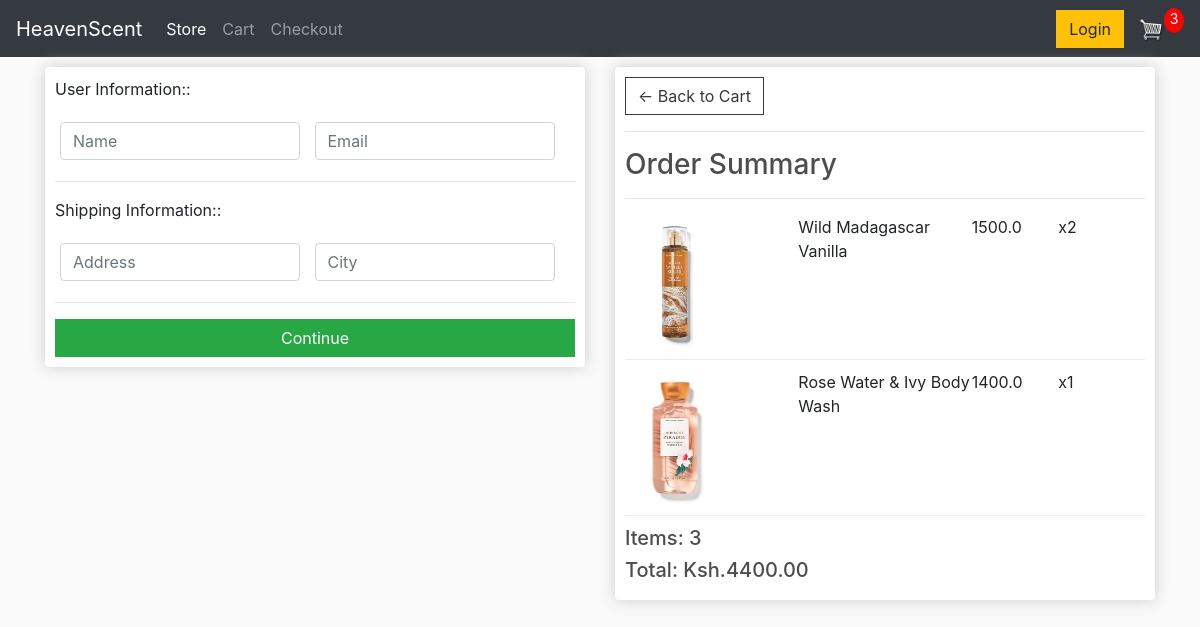
/checkout/ (signed in), run on an earlier commit of the app's database.
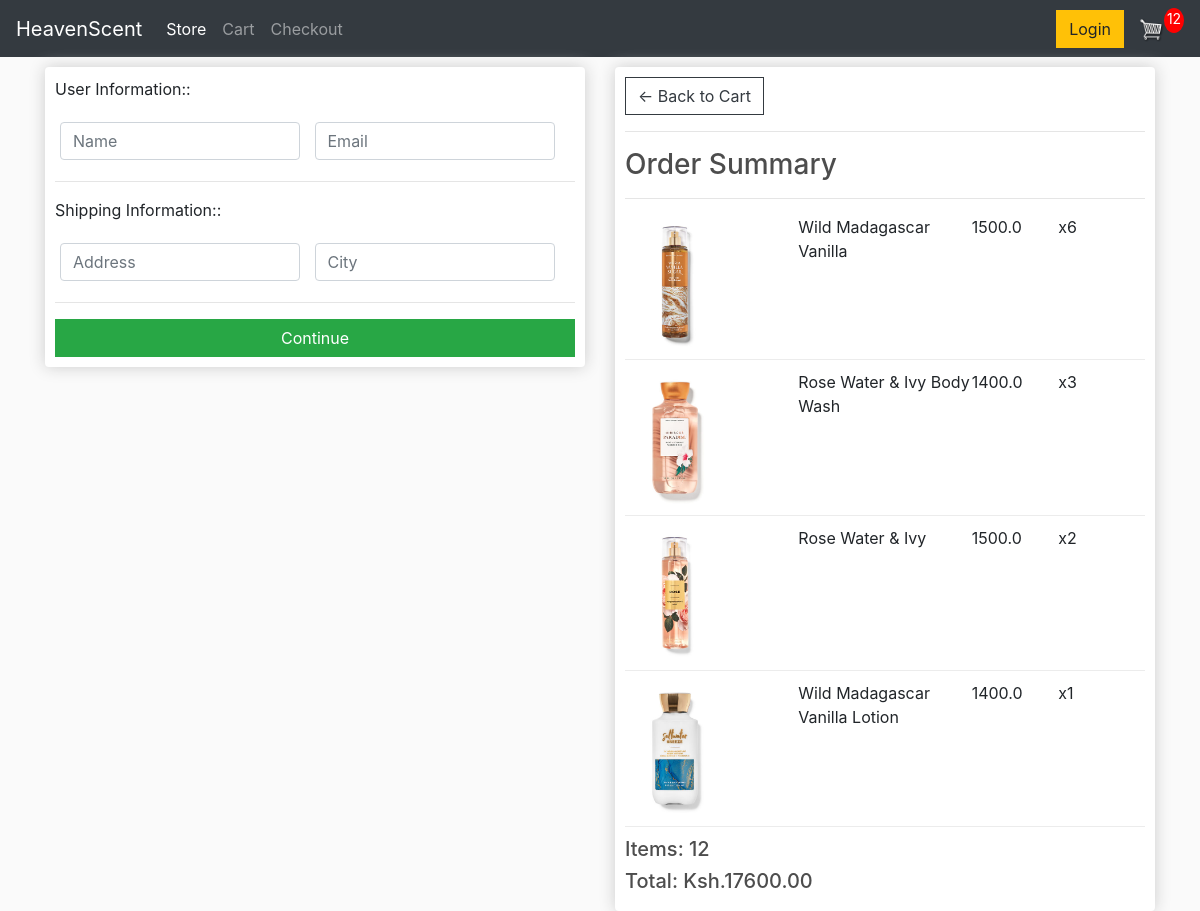
And on a later commit of the database.
### store/models.py (models this page shows, shortened)
class Order(models.Model):
    customer = models.ForeignKey(Customer, on_delete=models.SET_NULL, null=True, blank=True)
    date_ordered = models.DateTimeField(auto_now_add=True)
    complete = models.BooleanField(default=False, null=True, blank=False)#Checks if customer wants to checkout or not
    transaction_id = models.CharField(max_length=200, null=True)
    @property
    def get_cart_total(self):
        orderitems = self.orderitem_set.all()
        total = sum([item.get_total for item in orderitems])
        return total
    def get_cart_items(self):
        orderitems = self.orderitem_set.all()
        total = sum([item.quantity for item in orderitems])
        return total

class OrderItem(models.Model):
    product = models.ForeignKey(Product, on_delete=models.SET_NULL, null=True)
    order = models.ForeignKey(Order, on_delete=models.SET_NULL, null=True)
    quantity = models.IntegerField(default=0, null=True, blank=True)
    date_added = models.DateTimeField(auto_now_add=True)
    @property
    def get_total(self):
        total = self.product.price * self.quantity
        return total

class Product(models.Model):
    name = models.CharField(max_length=200, null=True)
    price = models.FloatField()
    digital = models.BooleanField(default=False, null=True, blank=False)
    image = models.ImageField(null=True, blank=True)
    @property
    def imageURL(self):
        try:
            url = self.image.url
        except:
            url = ''
        return url

### store/views.py (the view)
# urls.py: path('checkout/', views.checkout, name="checkout"),
def checkout(request):
    if request.user.is_authenticated:
        customer = request.user.customer
        order, created = Order.objects.get_or_create(customer=customer, complete=False)
        items = order.orderitem_set.all()
        cartItems = order.get_cart_items
    else:
        items = []
        order = {'get_cart_total':0, 'get_cart_items':0}
        cartItems = order['get_cart_items']
    context = {'items': items, 'order': order, 'cartItems': cartItems}
    return render(request, 'store/checkout.html', context)

### store/templates/store/checkout.html (shortened to what this page needs)
{% extends 'store/main.html' %} {% load static %} {% block content %}
<div class="row">
    <div class="col-lg-6">
        <div class="box-element" id="form-wrapper">
            <form id="form">
                <div id="user-info">
                    <p>User Information::</p>
                    <div class="form-field">
                        <input required class="form-control" type="text" name="name" placeholder="Name">
                    </div>
                    <div class="form-field">
                        <input required class="form-control" type="text" name="email" placeholder="Email">
                    </div>
                </div>
                <div id="shipping-info">
                    <hr>
                    <p>Shipping Information::</p>
                    <div class="form-field">
                        <input class="form-control" type="text" name="address" placeholder="Address">
                    </div>
                    <div class="form-field">
                        <input class="form-control" type="text" name="city" placeholder="City">
                    </div>
                </div>
                <hr>
                <input id="form-button" type="submit" class="btn btn-success btn-block" value="Continue">
            </form>
        </div>
        <br>
    </div>
    <div class="col-lg-6">
        <div class="box-element">
            <a class="btn btn-outline-dark" href="{% url 'cart' %}">&#x2190; Back to Cart</a>
            <hr>
            <h3>Order Summary</h3>
            <hr> {% for item in items %}
            <div class="cart-row">
                <div style="flex:2"><img class="row-image" src="{{item.product.imageURL}}"></div>
                <div style="flex:2">
                    <p>{{item.product.name}}</p>
                </div>
                <div style="flex:1">
                    <p>{{item.product.price}}</p>
                </div>
                <div style="flex:1">
                    <p>x{{item.quantity}}</p>
                </div>
            </div>
            {% endfor %}
            <h5>Items: {{order.get_cart_items}}</h5>
            <h5>Total: Ksh.{{order.get_cart_total|floatformat:2}}</h5>
        </div>
    </div>
</div>
{% endblock content %}

### store/templates/store/main.html (shortened to what this page needs)
<!DOCTYPE html> {% load static %}
<html>
<head>
    <link rel="stylesheet" href="https://stackpath.bootstrapcdn.com/bootstrap/4.4.1/css/bootstrap.min.css">
    <link rel="stylesheet" href="{% static 'css/main.css' %}">
</head>
<body>
    <nav class="navbar navbar-expand-lg navbar-dark bg-dark">
        <a class="navbar-brand" href="{% url 'store' %}">HeavenScent</a>
        <div class="collapse navbar-collapse" id="navbarSupportedContent">
            <ul class="navbar-nav mr-auto">
                <li class="nav-item active">
                    <a class="nav-link" href="{% url 'store' %}">Store <span class="sr-only">(current)</span></a>
                </li>
                <li class="nav-item">
                    <a class="nav-link" href="{% url 'cart' %}">Cart</a>
                </li>
                <li class="nav-item">
                    <a class="nav-link" href="{% url 'checkout' %}">Checkout</a>
                </li>
            </ul>
            <div class="form-inline my-2 my-lg-0">
                <a href="#" class="btn btn-warning">Login</a>
                <a href="{% url 'cart' %}">
                    <img id="cart-icon" src="{% static 'images/cart.png' %}">
                </a>
                <p id="cart-total">{{cartItems}}</p>
            </div>
        </div>
    </nav>
    <div class="container">
        {% block content %} {% endblock %}
    </div>
</body>
</html>

What changed in the data, as far as the page shows it:
changed through a linked row, Order: id.quantity "3" → "12"; get_cart_items "3" → "12"; get_cart_total "4400.00" → "17600.00"
changed OrderItem "Wild Madagascar Vanilla": quantity "2" → "6"
changed OrderItem "Rose Water & Ivy Body Wash": quantity "1" → "3"
added OrderItem: product.imageURL (picture), product.name "Rose Water & Ivy", product.price "1500.0", quantity "2"
added OrderItem: product.imageURL (picture), product.name "Wild Madagascar Vanilla Lotion", product.price "1400.0", quantity "1"
